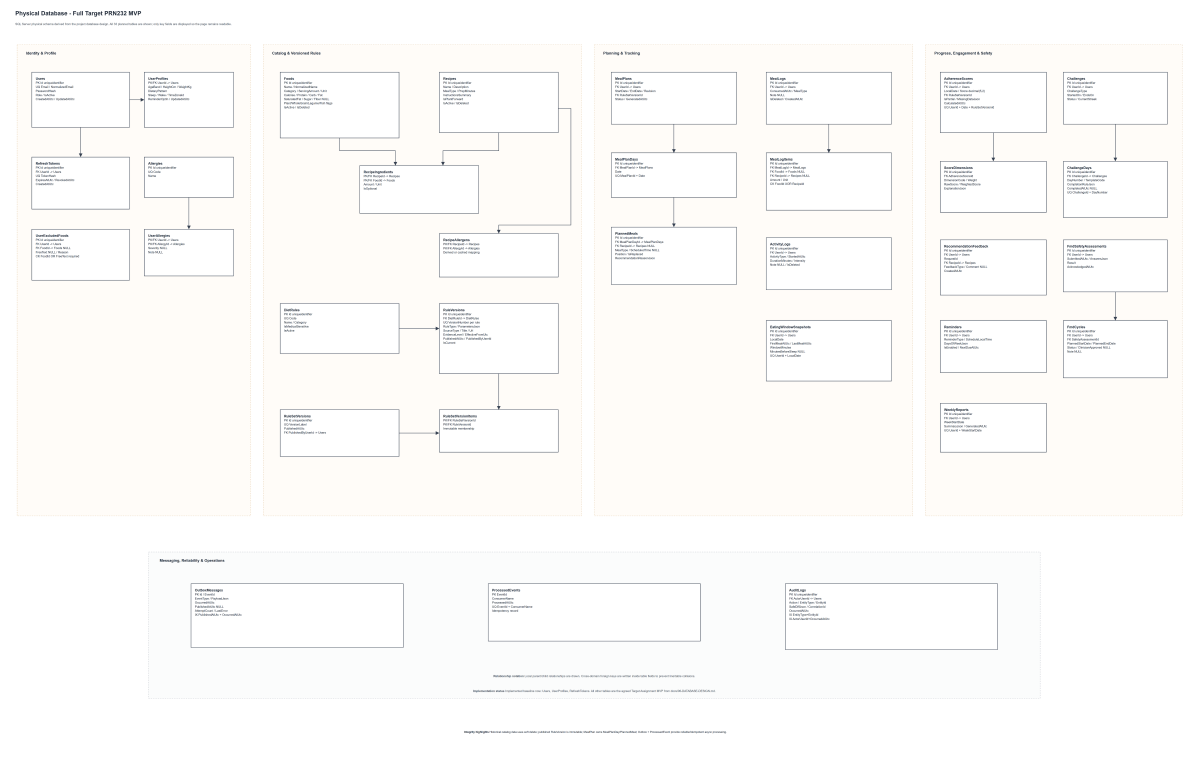
#> input picture docs/assignment/previews/04-physical-database.png, 6000 x 3825 px (shown at 1/5 size)
$ python Generate-PhysicalDbSectionPreviews.py
#> lines starting #> are read from the running program, lines starting #| are printed output that depends on the picture
from pathlib import Path
from PIL import Image

ROOT = Path(__file__).resolve().parent.parent
source = ROOT / "docs" / "assignment" / "previews" / "04-physical-database.png"
out_dir = ROOT / "docs" / "assignment" / "previews" / "physical-db-sections"
out_dir.mkdir(parents=True, exist_ok=True)

CANVAS_W = 5650
CANVAS_H = 3600

sections = {
    "01-identity-profile.png": (60, 180, 1200, 1380),
    "02-catalog-rules.png": (1220, 180, 2760, 2240),
    "03-planning-tracking.png": (2780, 180, 4320, 1880),
    "04-progress-engagement-safety.png": (4340, 180, 5590, 2220),
    "05-messaging-reliability-operations.png": (680, 2570, 4920, 3260),
}

image = Image.open(source).convert("RGB")
#> image is the input picture: PIL image 6000x3825 RGB; mean R, G, B 252, 251.1, 249.7
sx = image.width / CANVAS_W
#> sx = 1.06
sy = image.height / CANVAS_H
#> sy = 1.06

for filename, (x1, y1, x2, y2) in sections.items():
    crop = image.crop((
        round(x1 * sx),
        round(y1 * sy),
        round(x2 * sx),
        round(y2 * sy),
    ))
    crop.save(out_dir / filename, "PNG", optimize=True)
#> this loop made 5 passes
#> pass 1, `crop = image.crop(( round(x1 * sx), round(y1 * sy), round(x2 * sx), ro..`:
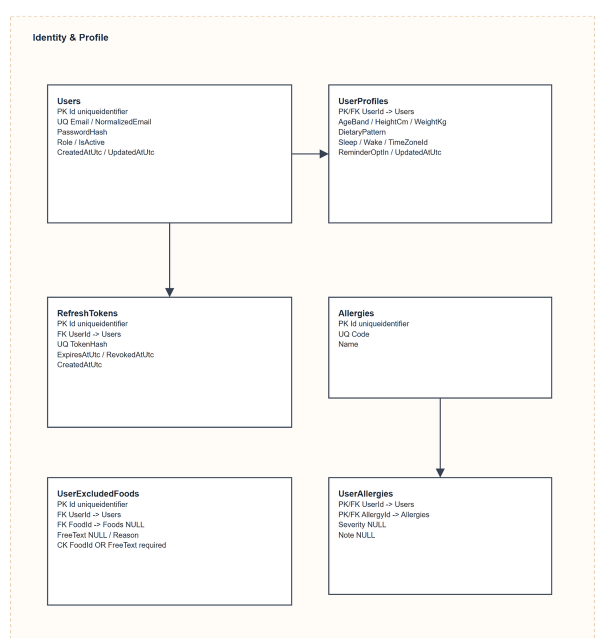
#> crop: PIL image 1210x1275 RGB (shown at 1/2 size); mean R, G, B 249.8, 248.6, 247
#> pass 2, `crop = image.crop(( round(x1 * sx), round(y1 * sy), round(x2 * sx), ro..`:
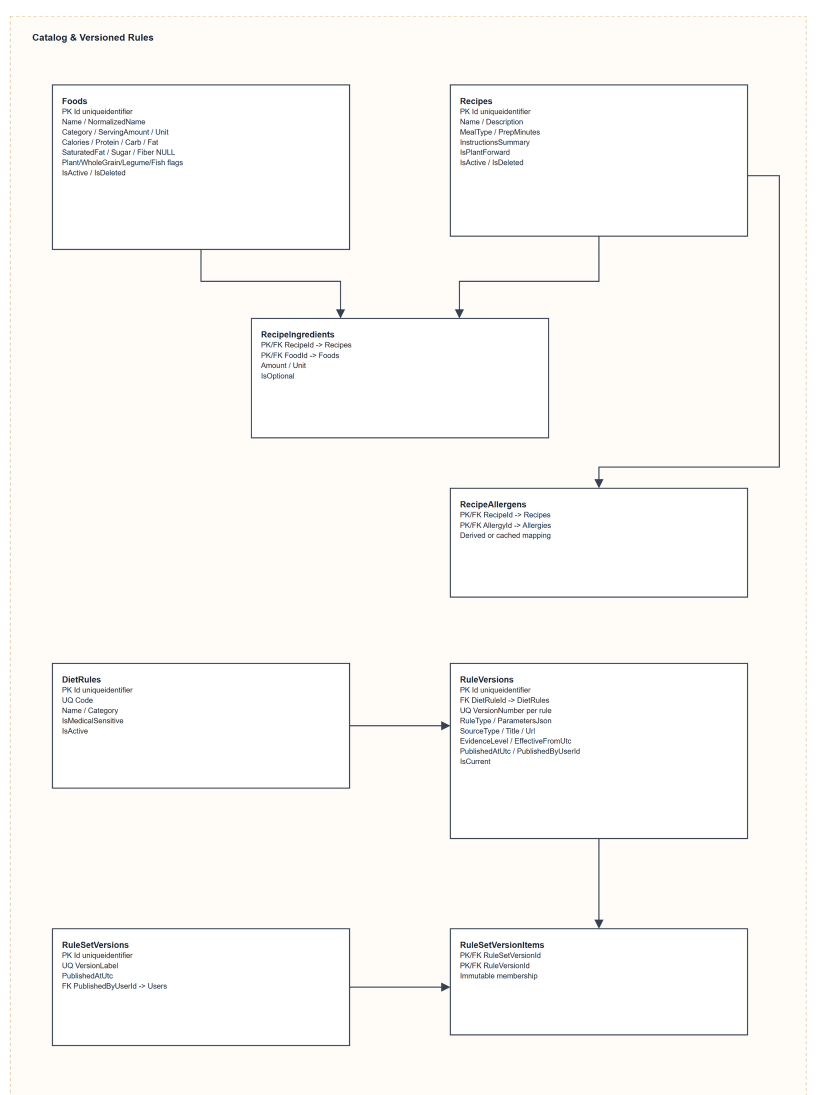
#> crop: PIL image 1635x2189 RGB (shown at 1/2 size); mean R, G, B 251.2, 249.6, 247.4
#> pass 3, `crop = image.crop(( round(x1 * sx), round(y1 * sy), round(x2 * sx), ro..`:
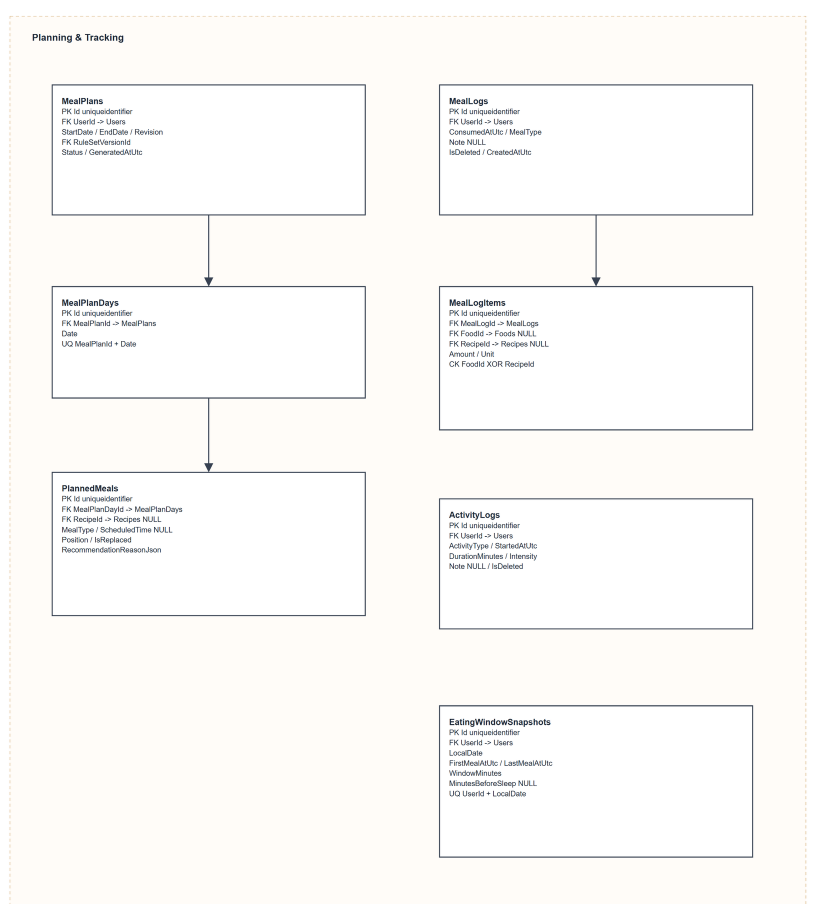
#> crop: PIL image 1636x1807 RGB (shown at 1/2 size); mean R, G, B 251.1, 249.6, 247.6
#> after the loop:
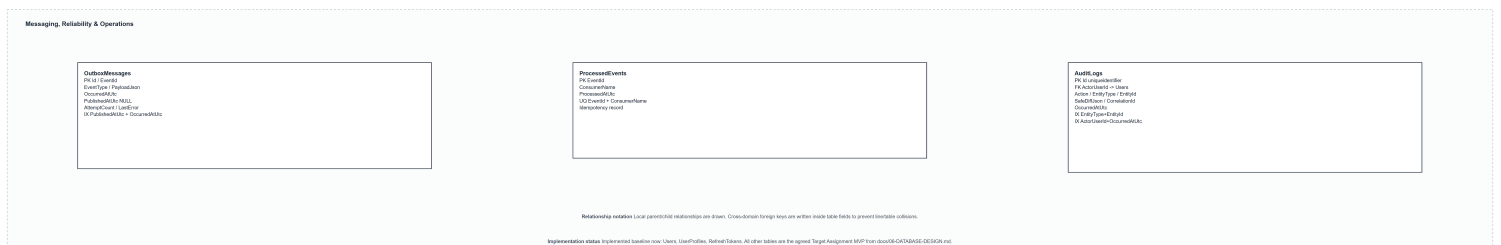
#> crop: PIL image 4503x733 RGB (shown at 1/3 size); mean R, G, B 250, 250.8, 250.9

print(f"Generated {len(sections)} physical DB section previews in {out_dir}")

$ run again, with docs/assignment/previews/01-c0-system-context.png copied over docs/assignment/previews/04-physical-database.png
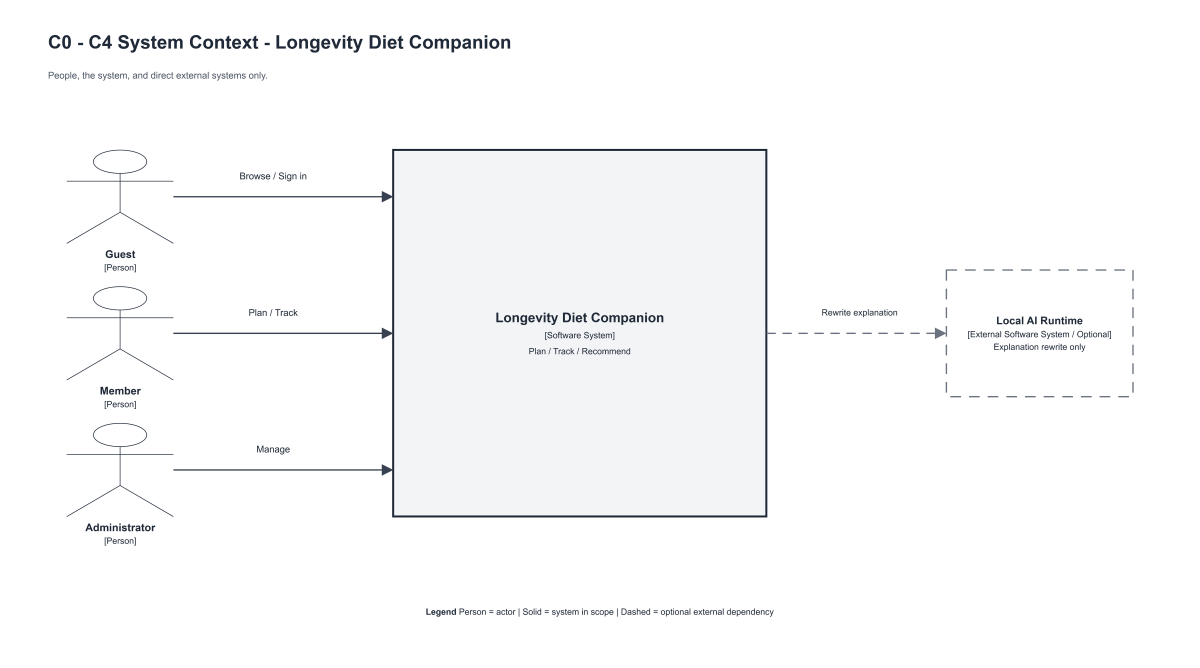
#> input picture docs/assignment/previews/01-c0-system-context.png, 4800 x 2669 px (shown at 1/4 size)
#> image is the input picture: PIL image 4800x2669 RGB; mean R, G, B 249.8, 250.1, 250.7
#> the loop `for filename, (x1, y1, x2, y2) in sections.items():` made 5 passes
#> pass 1, `crop = image.crop(( round(x1 * sx), round(y1 * sy), round(x2 * sx), ro..`:
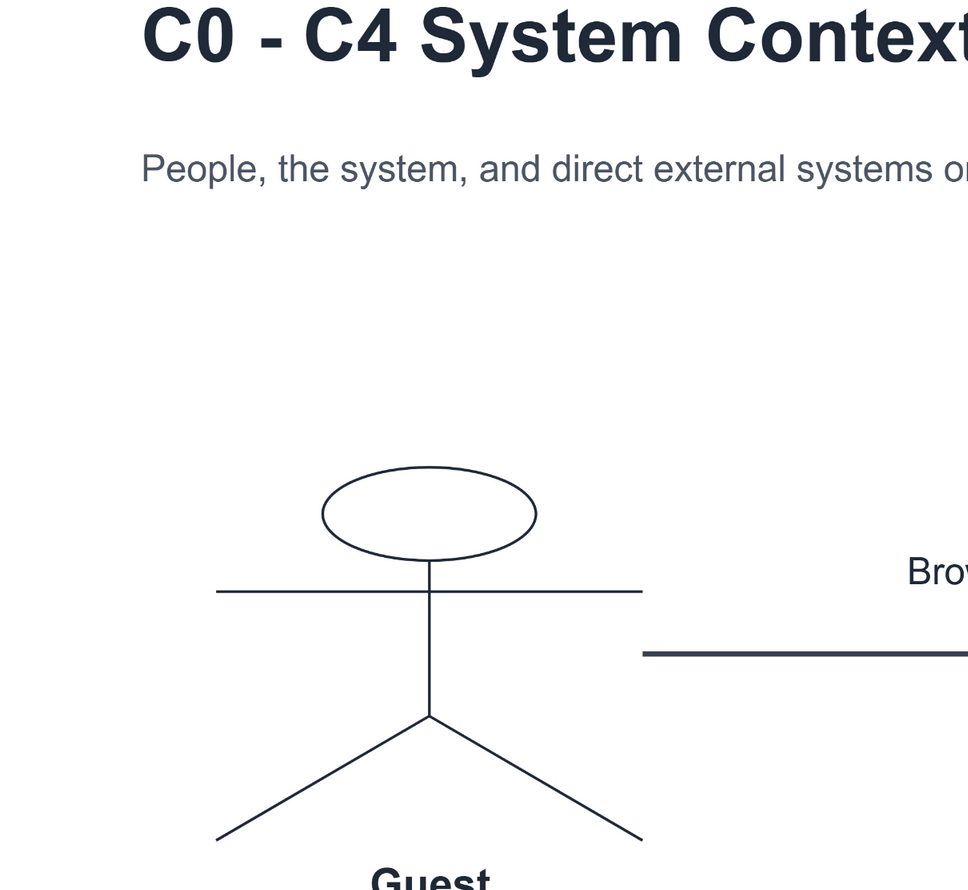
#> crop: PIL image 968x890 RGB; mean R, G, B 247.4, 247.8, 248.3
#> after the loop `for filename, (x1, y1, x2, y2) in sections.items():`:
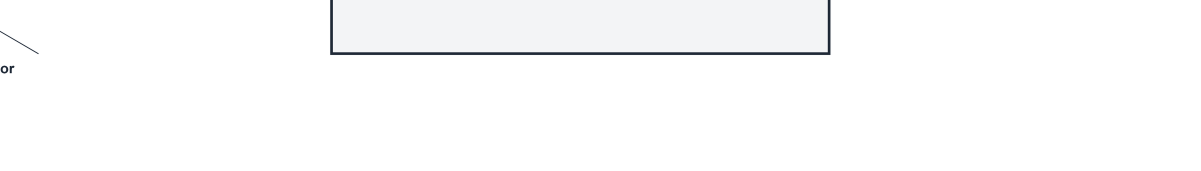
#> crop: PIL image 3602x512 RGB (shown at 1/3 size); mean R, G, B 251.6, 251.8, 252.2

$ run again, with docs/assignment/previews/03-conceptual-erd.png copied over docs/assignment/previews/04-physical-database.png
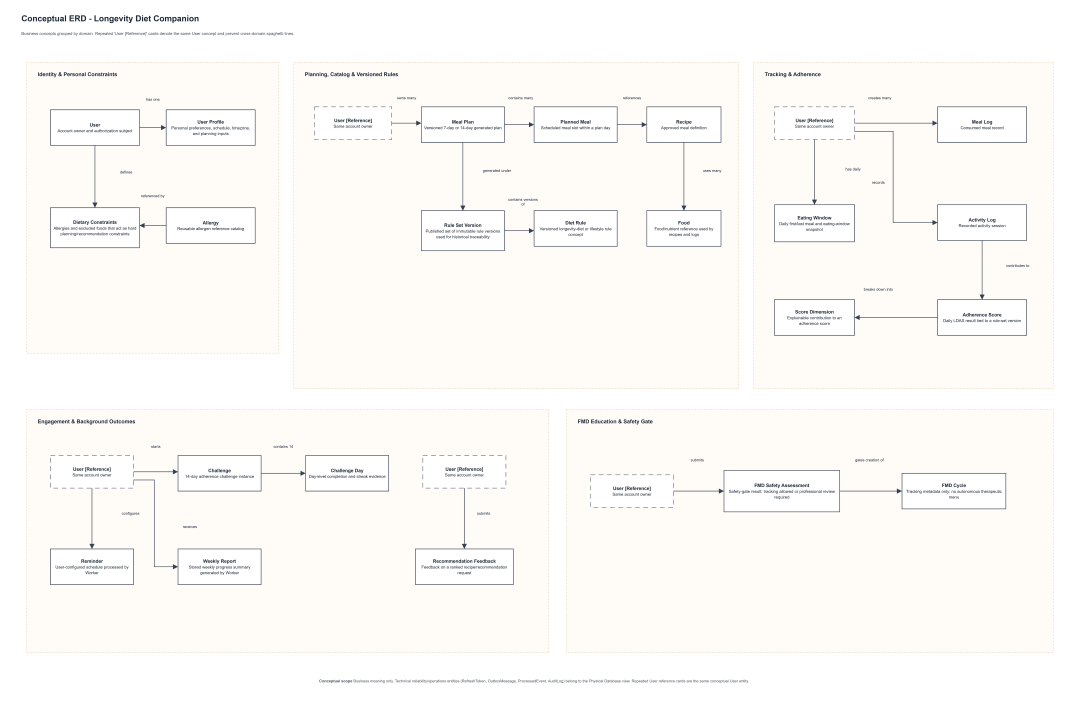
#> input picture docs/assignment/previews/03-conceptual-erd.png, 6500 x 4277 px (shown at 1/6 size)
#> the loop `for filename, (x1, y1, x2, y2) in sections.items():` made 5 passes
#> pass 1, `crop = image.crop(( round(x1 * sx), round(y1 * sy), round(x2 * sx), ro..`:
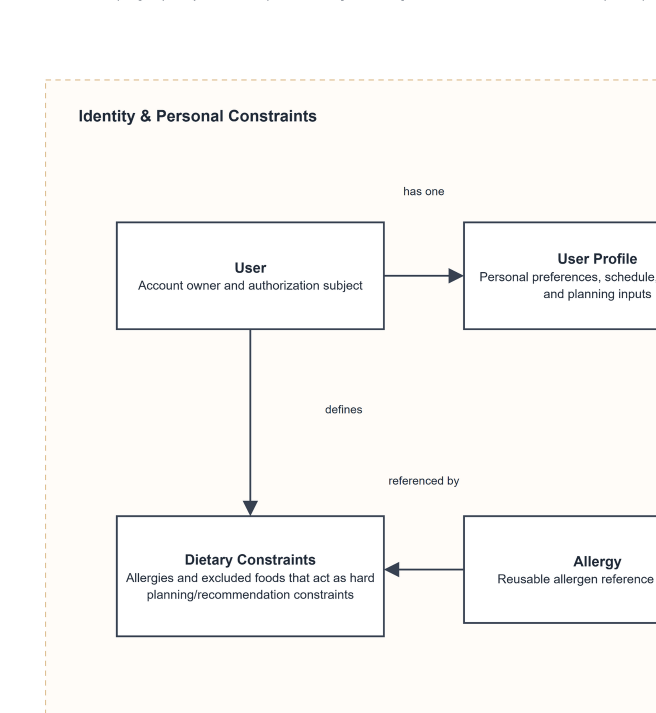
#> crop: PIL image 1312x1426 RGB (shown at 1/2 size); mean R, G, B 249.8, 248.2, 246.1
#> after the loop `for filename, (x1, y1, x2, y2) in sections.items():`:
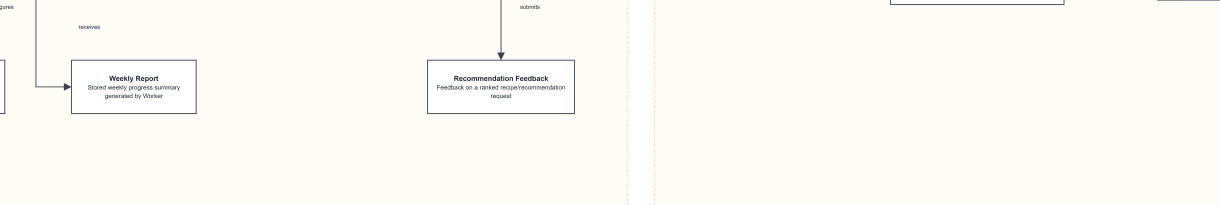
#> crop: PIL image 4878x820 RGB (shown at 1/4 size); mean R, G, B 253.3, 250.7, 247.1
